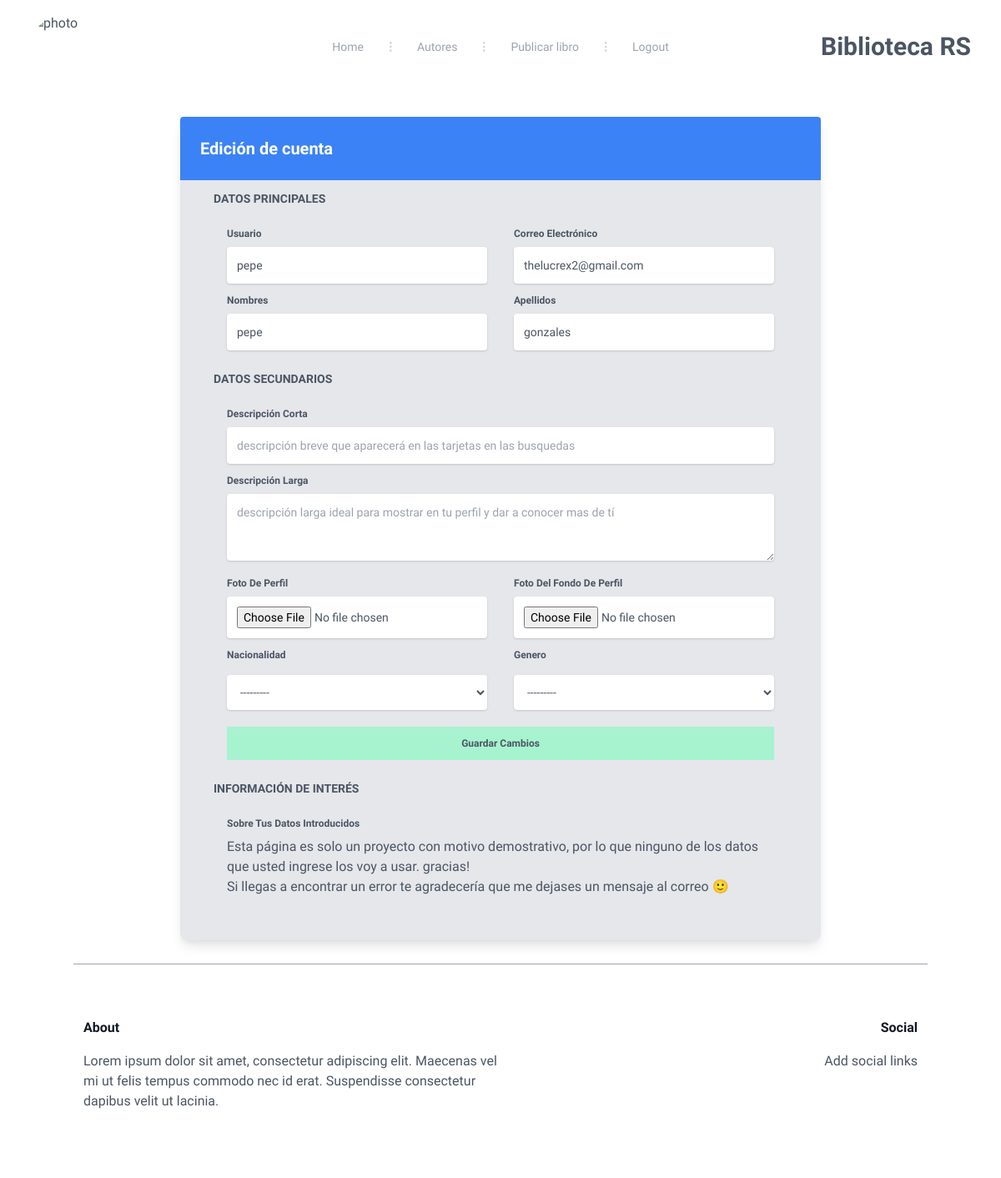
The page /author/edit/pepe (signed in) on the database as committed earlier.
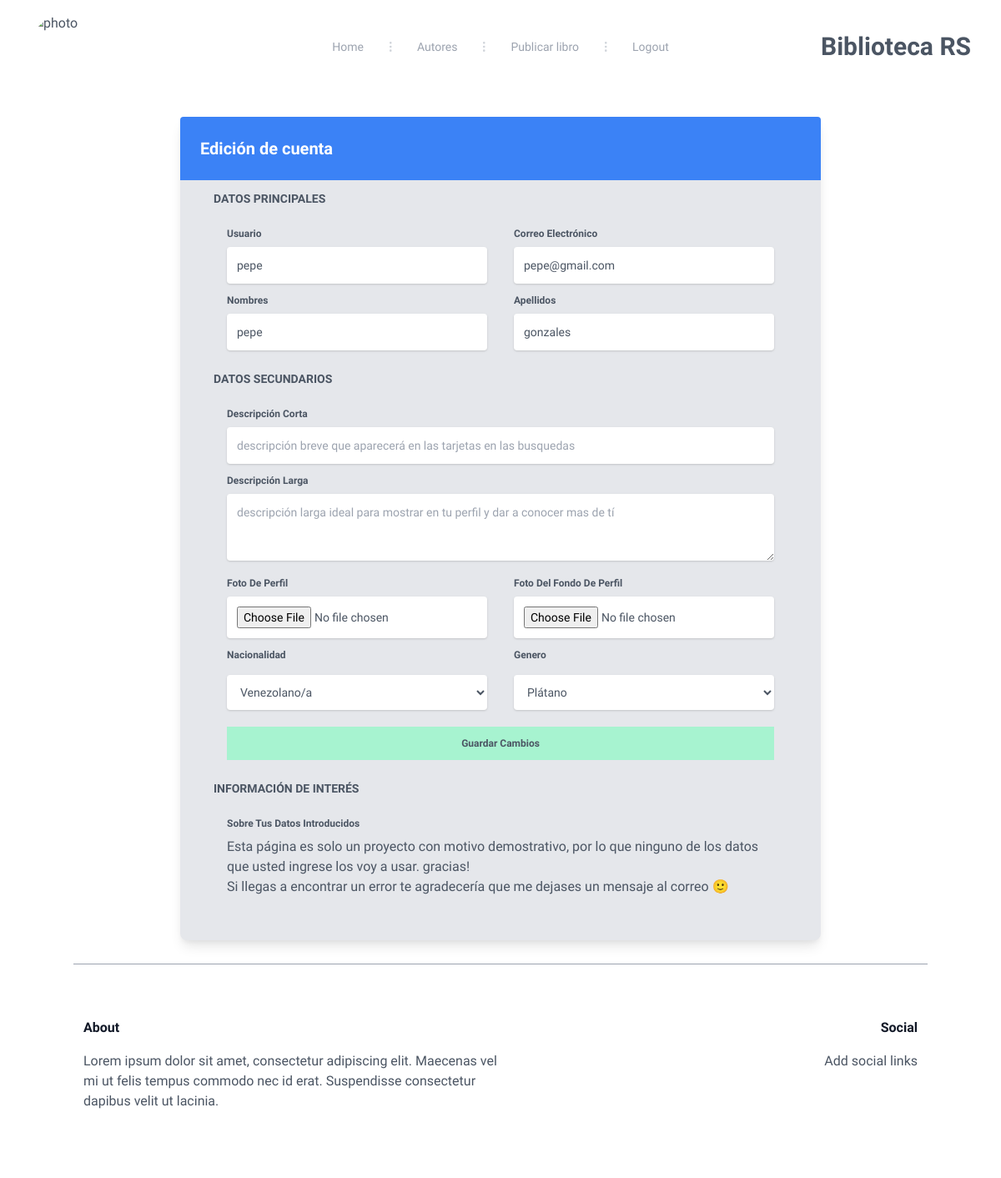
The same page on the database as committed later.
### apps/author/models.py (models this page shows, shortened)
class Author(AbstractBaseUser):
    username = models.CharField("Username", unique=True, max_length = 100)
    email = models.EmailField("Email", unique=True, max_length = 100, blank=False, null=False)
    first_name = models.CharField(max_length=100, null=False, blank=False)
    last_name = models.CharField(max_length=100, null=False, blank=False)
    photo = models.ImageField("Photo of the author", upload_to="authors_img", null=True, blank=True)
    background_photo = models.ImageField("background photo of the profile author", upload_to="authors_back_img", null=True, blank=True)
    description = models.CharField("Author's description", max_length=255, null=True, blank=True)
    big_description = models.TextField("big description", null=True, blank=True)
    nationality = models.CharField("Author's nationality", max_length=3, choices=COUNTRIES, null=True, blank=True)
    sex = models.CharField("Gender", max_length=3, choices=SEX, null=True, blank=True)
    is_admin = models.BooleanField(default=False)
    objects = AuthorManager()
    USERNAME_FIELD = "username"
    REQUIRED_FIELDS = ["first_name", "email"]
    class Meta:
        verbose_name = 'Autor'
        verbose_name_plural = 'Autors'

### apps/author/views.py (the view, shortened to what this page needs)
# urls.py: path('edit/<str:username>', AuthorEditView.as_view(), name='edit_author'),
class AuthorEditView(View):
    model = Author
    form_class = AuthorUpdateForm
    template_name = "author/edit_author.html"
    def get(self, request, username, *args, **kwargs):
        user = self.model.objects.get(username=username)
        form = self.form_class(instance = user)
        if username != request.user.username:
            return render(request, "400.html", {"message":"no puedes editar los datos de otro usuario"})
        context = {
            "form": form
        }
        return render(request, self.template_name, context)

### templates/author/edit_author.html (shortened to what this page needs)
{% extends 'index.html' %}
{% block section %}
<section class=" py-1 bg-blueGray-50">
  <div class="w-full lg:w-8/12 px-4 mx-auto mt-6">
    <div class="relative flex flex-col min-w-0 break-words w-full mb-6 shadow-lg rounded-lg bg-gray-200 border-0">
      <div class="rounded-t bg-blue-500 mb-0 px-6 py-6">
        <div class="text-center flex justify-between">
          <h1 class="text-white text-xl font-bold">
            Edición de cuenta
          </h1>
        </div>
      </div>
      <div class="flex-auto px-4 lg:px-10 py-10 pt-0">
        <form method="POST" enctype="multipart/form-data">
          <h6 class="text-blueGray-400 text-sm mt-3 mb-6 font-bold uppercase">
            datos Principales
          </h6>
          <div class="flex flex-wrap">
            <div class="w-full lg:w-6/12 px-4">
              <div class="relative w-full mb-3">
                <label class="block capitalize text-blueGray-600 text-xs font-bold mb-2" >
                  usuario
                </label>
                {{form.username}}
              </div>
            </div>
            <div class="w-full lg:w-6/12 px-4">
              <div class="relative w-full mb-3">
                <label class="block capitalize text-blueGray-600 text-xs font-bold mb-2" >
                  correo electrónico
                </label>
                {{form.email}}
              </div>
            </div>
            <div class="w-full lg:w-6/12 px-4">
              <div class="relative w-full mb-3">
                <label class="block capitalize text-blueGray-600 text-xs font-bold mb-2" >
                  nombres
                </label>
                {{form.first_name}}
              </div>
            </div>
            <div class="w-full lg:w-6/12 px-4">
              <div class="relative w-full mb-3">
                <label class="block capitalize text-blueGray-600 text-xs font-bold mb-2">
                  apellidos
                </label>
                {{form.last_name}}
              </div>
            </div>
          <h6 class="text-blueGray-400 text-sm mt-3 mb-6 font-bold uppercase">
            datos secundarios
          </h6>
          <div class="flex flex-wrap">
            <div class="w-full lg:w-12/12 px-4">
              <div class="relative w-full mb-3">
                <label class="block capitalize text-blueGray-600 text-xs font-bold mb-2" >
                  descripción corta
                </label>
                {{form.description}}
              </div>
            </div>
            <div class="w-full lg:w-12/12 px-4">
              <div class="relative w-full mb-3">
                <label class="block capitalize text-blueGray-600 text-xs font-bold mb-2" >
                  descripción larga
                </label>
                {{form.big_description}}
              </div>
            </div>
            <div class="w-full lg:w-6/12 px-4">
              <div class="relative w-full mb-3">
                <label class="block capitalize text-blueGray-600 text-xs font-bold mb-2" >
                  foto de perfil
                </label>
                {{form.photo}}
              </div>
            </div>
            <div class="w-full lg:w-6/12 px-4">
              <div class="relative w-full mb-3">
                <label class="block capitalize text-blueGray-600 text-xs font-bold mb-2" >
                  Foto del fondo de perfil
                </label>
                {{form.background_photo}}
              </div>
            </div>
            <div class="w-full lg:w-6/12 px-4">
              <div class="relative w-full mb-5">
                <label class="block capitalize text-blueGray-600 text-xs font-bold mb-4" >
                  nacionalidad
                </label>
                {{form.nationality}}
              </div>
            </div>
            <div class="w-full lg:w-6/12 px-4">
              <div class="relative w-full mb-5">
                <label class="block capitalize text-blueGray-600 text-xs font-bold mb-4" >
                  genero
                </label>
                {{form.sex}}
              </div>
            </div>
          </div>
          <div class="w-full lg:w-12/12 px-4">
            <div class="relative w-full mb-3">
              <button type="submit" class="block capitalize mx-auto w-full  p-3 bg-green-200 text-blueGray-600 text-xs font-bold mb-2">
                Guardar cambios
              </button>
            </div>
          </div>
          <h6 class="text-blueGray-400 text-sm mt-3 mb-6 font-bold uppercase">
            información de interés
          </h6>
          <div class="flex flex-wrap">
            <div class="w-full lg:w-12/12 px-4">
              <div class="relative w-full mb-3">
                <label class="block capitalize text-blueGray-600 text-xs font-bold mb-2" htmlfor="grid-password">
                  sobre tus datos introducidos
                </label>
                <p>Esta página es solo un proyecto con motivo demostrativo, por lo que ninguno de los datos que usted ingrese los voy a usar. gracias!</p>
                <p>Si llegas a encontrar un error te agradecería que me dejases un mensaje al correo &#128578;</p>
              </div>
            </div>
          </div>
        </form>
      </div>
    </div>
      </div>
  </section>
{% endblock section %}

### templates/index.html (shortened to what this page needs)
{% load static %}
<!DOCTYPE html>
<html lang="en">
<head>
    <link href="https://unpkg.com/tailwindcss/dist/tailwind.min.css" rel="stylesheet">
</head>
<body class="bg-white text-gray-600 work-sans leading-normal text-base tracking-normal">
{% block nav %}
    <nav class="relative px-4 py-4 flex justify-between items-center bg-white mx-5">
        {% if user.is_authenticated %}
            {% if request.user.photo %}
                <a href="{% url 'detail_author' request.user.username %}">
                    <img class="object-center object-cover rounded-full h-20 w-20" src="{{ request.user.photo.url }}" alt="photo">
                </a>
            {% else %}
                <a href="{% url 'detail_author' request.user.username %}">
                    <img class="object-center object-cover rounded-full h-20 w-20" src="https://as2.ftcdn.net/v2/jpg/00/65/77/27/500_F_65772719_A1UV5kLi5nCEWI0BNLLiFaBPEkUbv5Fv.jpg" alt="photo">
                </a>
            {% endif %}
        {% endif %}
		<a class="text-3xl font-bold leading-none" href="{% url 'index' %}">
			<p>Biblioteca RS</p>
		</a>
		<ul class="hidden absolute top-1/2 left-1/2 transform -translate-y-1/2 -translate-x-1/2 lg:flex lg:mx-auto lg:flex lg:items-center lg:w-auto lg:space-x-6">
			<li><a class="text-sm text-gray-400 hover:text-gray-500" href="{% url 'index' %}">Home</a></li>
			<li class="text-gray-300">
				<svg xmlns="http://www.w3.org/2000/svg" fill="none" stroke="currentColor" class="w-4 h-4 current-fill" viewBox="0 0 24 24">
					<path stroke-linecap="round" stroke-linejoin="round" stroke-width="2" d="M12 5v0m0 7v0m0 7v0m0-13a1 1 0 110-2 1 1 0 010 2zm0 7a1 1 0 110-2 1 1 0 010 2zm0 7a1 1 0 110-2 1 1 0 010 2z" />
				</svg>
			</li>
			<li><a class="text-sm text-gray-400 hover:text-gray-500" href="{% url 'list_author' %}">Autores</a></li>
			<li class="text-gray-300">
				<svg xmlns="http://www.w3.org/2000/svg" fill="none" stroke="currentColor" class="w-4 h-4 current-fill" viewBox="0 0 24 24">
					<path stroke-linecap="round" stroke-linejoin="round" stroke-width="2" d="M12 5v0m0 7v0m0 7v0m0-13a1 1 0 110-2 1 1 0 010 2zm0 7a1 1 0 110-2 1 1 0 010 2zm0 7a1 1 0 110-2 1 1 0 010 2z" />
				</svg>
			</li>
			<li><a class="text-sm text-gray-400 hover:text-gray-500" href="{% url 'create_book' %}">Publicar libro</a></li>
            {% if user.is_authenticated %}
                <li class="text-gray-300">
                    <svg xmlns="http://www.w3.org/2000/svg" fill="none" stroke="currentColor" class="w-4 h-4 current-fill" viewBox="0 0 24 24">
                        <path stroke-linecap="round" stroke-linejoin="round" stroke-width="2" d="M12 5v0m0 7v0m0 7v0m0-13a1 1 0 110-2 1 1 0 010 2zm0 7a1 1 0 110-2 1 1 0 010 2zm0 7a1 1 0 110-2 1 1 0 010 2z" />
                    </svg>
                </li>
                <li><a class="text-sm text-gray-400 hover:text-gray-500" href="{% url 'logout' %}">Logout</a></li>
            {% endif %}
		</ul>
	</nav>
{% endblock nav %}
{% block section %}{% endblock section %}
{% block footer %}
    <footer class="container mx-auto bg-white py-8 border-t border-gray-400">
        <div class="container flex px-3 py-8 ">
            <div class="w-full mx-auto flex flex-wrap">
                <div class="flex w-full lg:w-1/2 ">
                    <div class="px-3 md:px-0">
                        <h3 class="font-bold text-gray-900">About</h3>
                        <p class="py-4">
                            Lorem ipsum dolor sit amet, consectetur adipiscing elit. Maecenas vel mi ut felis tempus commodo nec id erat. Suspendisse consectetur dapibus velit ut lacinia.
                        </p>
                    </div>
                </div>
                <div class="flex w-full lg:w-1/2 lg:justify-end lg:text-right">
                    <div class="px-3 md:px-0">
                        <h3 class="font-bold text-gray-900">Social</h3>
                        <ul class="list-reset items-center pt-3">
                            <li>
                                <a class="inline-block no-underline hover:text-black hover:underline py-1" href="#">Add social links</a>
                            </li>
                        </ul>
                    </div>
                </div>
            </div>
        </div>
    </footer>
{% endblock footer %}
</body>
</html>

### templates/index.html (style rules this page uses)
.work-sans { font-family: 'Work Sans', sans-serif; }

Rows that differ between the two databases and show on the page:
changed Author "pepe": email "thelucrex2@gmail.com" → "pepe@gmail.com"; nationality "---------" → "Venezolano/a"; sex "---------" → "Plátano"
